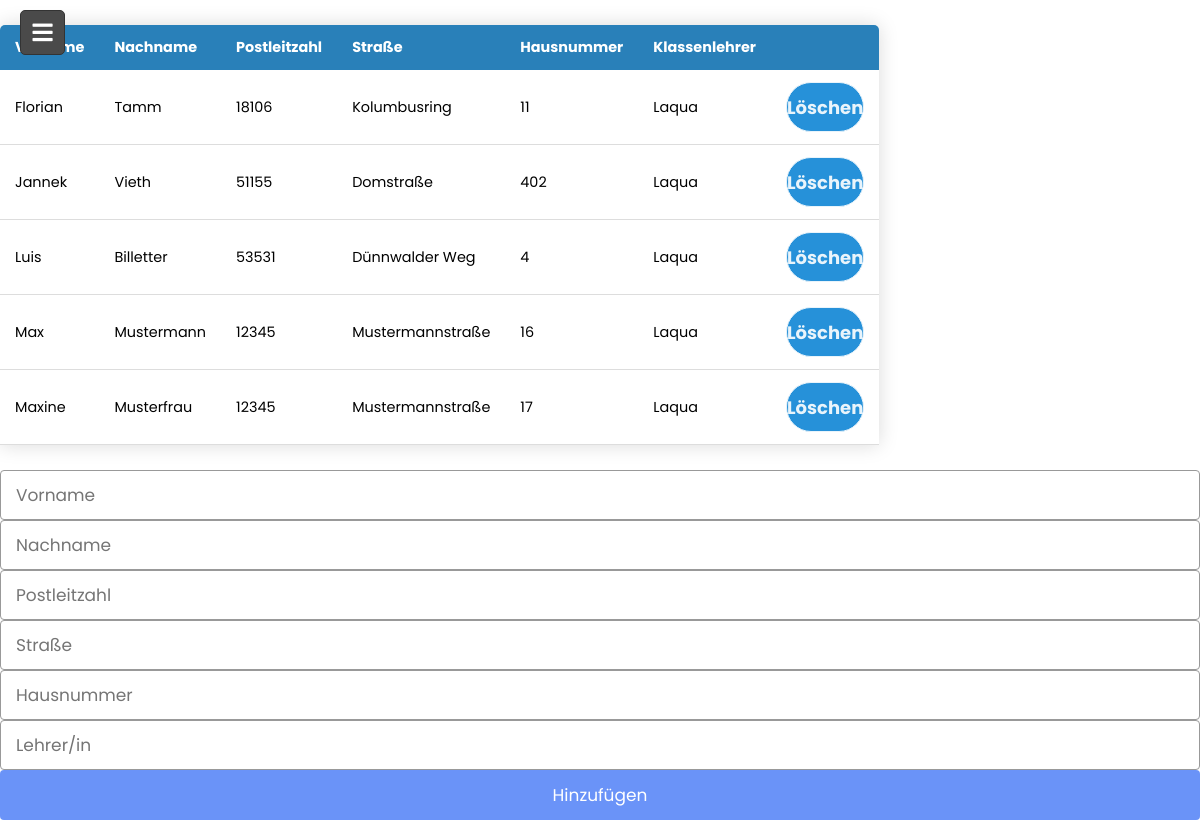
/classtable, run on an earlier commit of the app's database.
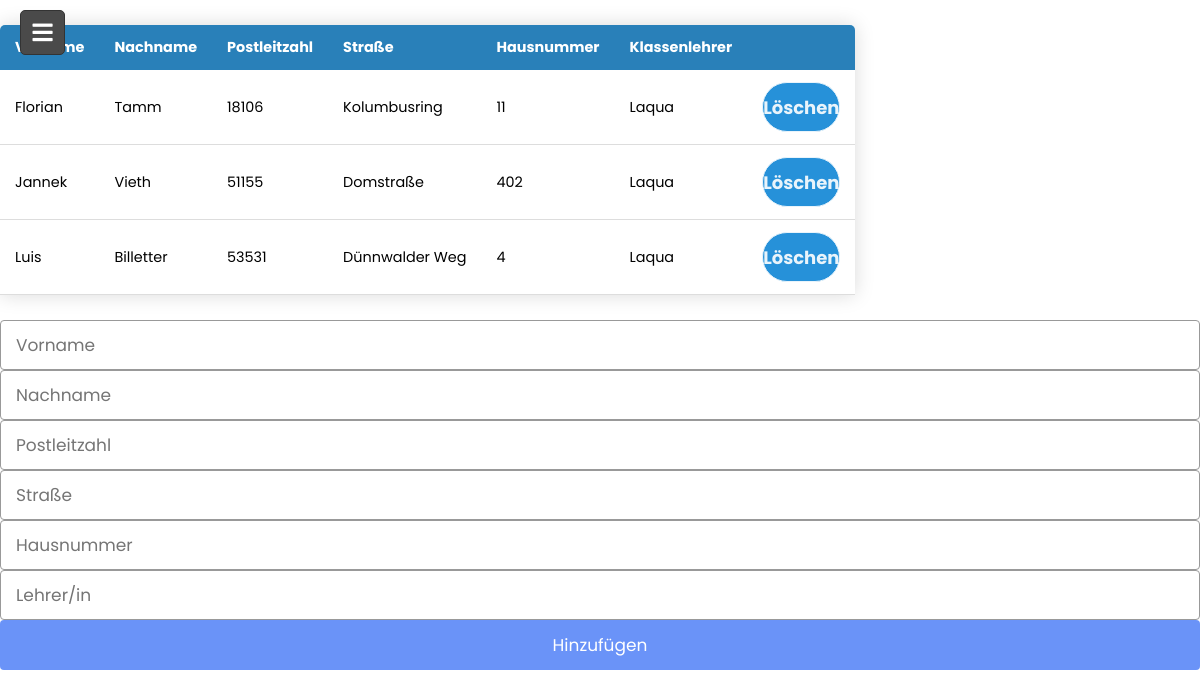
And on a later commit of the database.
### tables this page shows
CREATE TABLE "Schueler" (
	"SchuelerID"	INTEGER NOT NULL UNIQUE,
	"Vorname"	TEXT NOT NULL,
	"Nachname"	TEXT NOT NULL,
	"Klasse"	TEXT NOT NULL,
	"Klassenlehrer"	TEXT NOT NULL,
	"PLZ"	INTEGER NOT NULL,
	"Straße"	TEXT NOT NULL,
	"Hausnummer"	INTEGER NOT NULL,
	PRIMARY KEY("SchuelerID")
);

### Server.py (the view)
@app.route('/classtable')
def classtable():
    students = databaseHandler.get_all_students()
    return render_template('classTable.html', students=students)

### api/databaseHandler.py (called while the page is built)
def get_db_connection():
    conn = sqlite3.connect('lehrerkalender.db')
    conn.row_factory = sqlite3.Row
    return conn

def get_all_students():
    conn = get_db_connection()
    students = conn.execute('SELECT * FROM Schueler').fetchall()
    conn.close()
    return students

### templates/classTable.html (shortened to what this page needs)
<!DOCTYPE html>
<html lang="en">
<head>
    <link rel="stylesheet" href="{{ url_for('static', filename= 'css/style.css') }}">
      <link rel="stylesheet" href="https://cdnjs.cloudflare.com/ajax/libs/font-awesome/5.15.3/css/all.min.css"/>
</head>
<body>
    <div class="wrapper">
         <label for="btn" class="menu-btn">
         <i class="fas fa-bars"></i>
         </label>
      </div>
    <table class="content-table">
        <thead>
          <tr>
            <th>Vorname</th>
            <th>Nachname</th>
            <th>Postleitzahl</th>
            <th>Straße</th>
            <th>Hausnummer</th>
            <th>Klassenlehrer</th>
              <th></th>
          </tr>
        </thead>
        <tbody>
          {% for student in students %}
            <tr>
                <form action="{{ url_for('delete_student', id=student['SchuelerID']) }}" method="post">
                    <td name="forename">{{ student['Vorname'] }}</td>
                    <td name="surname">{{ student['Nachname'] }}</td>
                    <td name="postcode">{{ student['PLZ'] }}</td>
                    <td name="street">{{ student['Straße'] }}</td>
                    <td name="number">{{ student['Hausnummer'] }}</td>
                    <td name="teacher">{{ student['Klassenlehrer'] }}</td>
                    <td>
                            <input type="submit" value="Löschen">
                    </td>
                </form>
            </tr>
        {% endfor %}
        </tbody>
      </table>
      <div class="container">
          <form method="post">
        <div id="data">
            <input type="text" name="forename" id="name" placeholder="Vorname">
            <input type="text" name="surname" id="surname" placeholder="Nachname">
            <input type="number" name="postcode" id="postcode" placeholder="Postleitzahl">
            <input type="text" name="street" id="street" placeholder="Straße">
            <input type="number" name="number" id="housenumber" placeholder="Hausnummer">
            <input type="text" name="teacher" id="teacher" placeholder="Lehrer/in">
            <button>Hinzufügen</button>
        </div>
          </form>
      </div>
</body>
</html>

### static/css/style.css (style rules this page uses)
* { margin: 0; padding: 0; box-sizing: border-box; font-family: "Poppins", sans-serif; }
input[type="submit"] { width: 100%; height: 50px; border: 1px solid; background: #2691d9; border-radius: 25px; font-size: 18px; color: #e9f4fb; font-weight: 700; cursor: pointer; outline: none; }
.wrapper .menu-btn { position: absolute; left: 20px; top: 10px; background: #4a4a4a; color: #fff; height: 45px; width: 45px; z-index: 9999; border: 1px solid #333; border-radius: 5px; cursor: pointer; display: flex; align-items: center; justify-content: center; transition: all 0.3s ease; }
.wrapper .menu-btn i { position: absolute; font-size: 23px; transition: all 0.3s ease; }
form :where(input, textarea) { height: 50px; width: 100%; outline: none; font-size: 17px; padding: 0 15px; border-radius: 4px; border: 1px solid #999; }
form :where(input, textarea):focus { box-shadow: 0 2px 4px rgba(0,0,0,0.11); }
form button { width: 100%; height: 50px; color: #fff; outline: none; border: none; cursor: pointer; font-size: 17px; border-radius: 4px; background: #6A93F8; }
.content-table { border-collapse: collapse; margin: 25px 0; font-size: 0.9em; min-width: 400px; border-radius: 5px 5px 0 0; overflow: hidden; box-shadow: 0 0 20px rgba(0, 0, 0, 0.15); }
.content-table thead tr { background-color: #2980b9; color: #ffffff; text-align: left; font-weight: bold; }
.content-table th, .content-table td { padding: 12px 15px; }
.content-table tbody tr { border-bottom: 1px solid #dddddd; }

What changed in the data, as far as the page shows it:
removed Schueler: Vorname "Max", Nachname "Mustermann", PLZ "12345", Straße "Mustermannstraße", Hausnummer "16", Klassenlehrer "Laqua"
removed Schueler: Vorname "Maxine", Nachname "Musterfrau", PLZ "12345", Straße "Mustermannstraße", Hausnummer "17", Klassenlehrer "Laqua"
